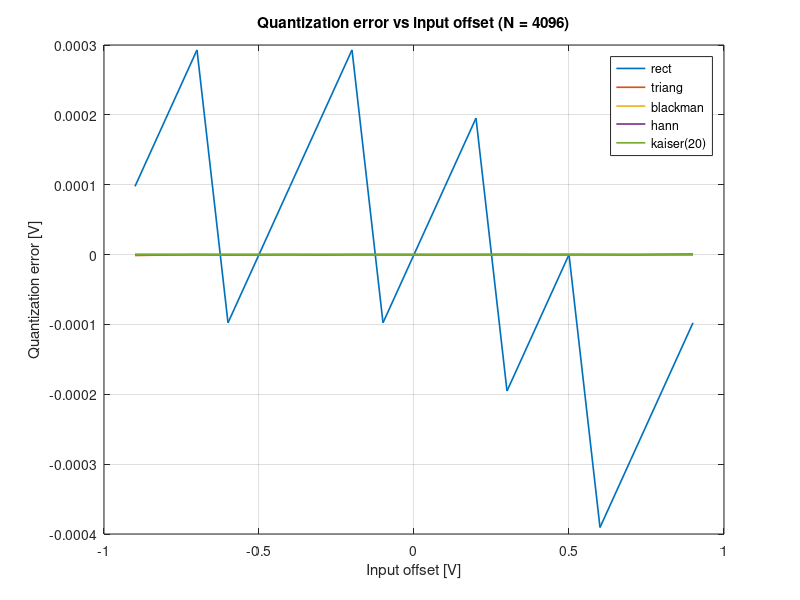
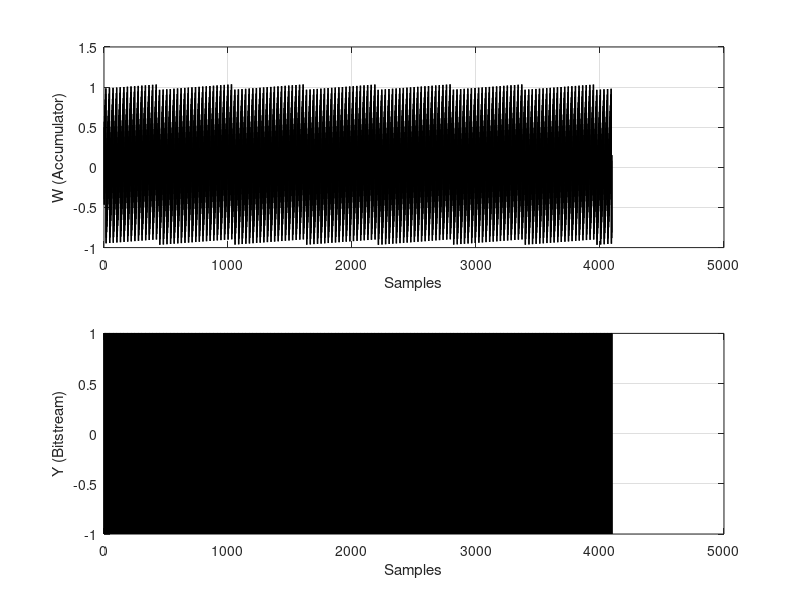
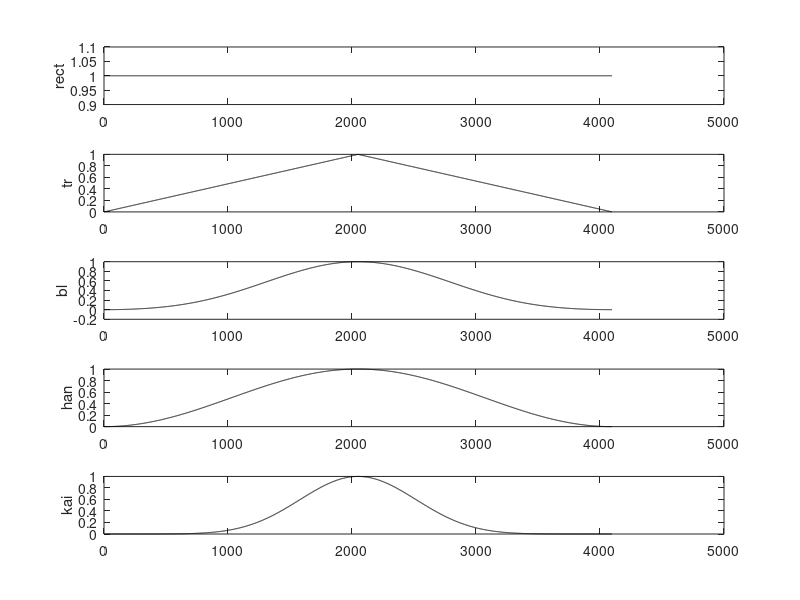
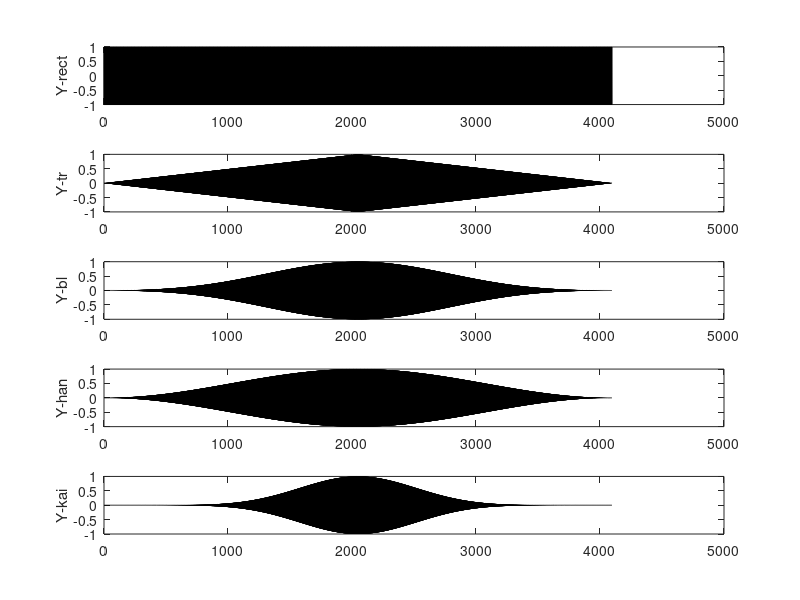

Reproduce these figures in MATLAB, in order.
clear
close all;
clc;
format long;

%%% [MOD] === Exercise 2: FIR filtering of the bitstream ====================
%%% [MOD] We sweep (a) filter length, (b) input offset, and report the
%%% [MOD] quantization error  q_err = filtered_avg - true_offset  per filter.

%%% [MOD] (a) First: a single representative run with a fixed offset and
%%% [MOD]     window_size, exactly matching the original script structure,
%%% [MOD]     plus an added quantization-error line.

% Input signal definition
nr_points = 4096;                 %%% [MOD] longer run -> more bits to filter
offset    = 34.6e-3
in        = offset*(ones(1,nr_points));

% Pre-allocates and initializes array variables
w=zeros(1,nr_points);
y=zeros(1,nr_points);
w(1)=0.5;
y(1)=1;

% The main loop simulating the accumulator and the quantizer
%************************************************************************
for a = 2:nr_points
    w(a) = w(a-1) + in(a-1) - y(a-1);
    y(a) = sign(w(a));
end
%************************************************************************

% Displays the output values
%************************************************************************
    figure(1);
    subplot(2,1,1); plot(w,'k','LineWidth',1);
    xlabel('Samples'); ylabel('W (Accumulator)'); grid;
    subplot(2,1,2); plot(y,'k','LineWidth',1);
    xlabel('Samples'); ylabel('Y (Bitstream)'); grid;
%************************************************************************

% Filter definitions
%************************************************************************
% The length of the filter
window_size = nr_points

% Rectangular filter
rect_filt = ones(1,window_size)';
% Triangular filter
tr_filt = window(@triang,window_size);
% Blackman filter
bl_filt = window(@blackman,window_size);
% Hann filter
han_filt = window(@hann,window_size);
% Kaiser filter
kai_filt = window(@kaiser,window_size,20);

% Plot the time-domain value of the filters
%************************************************************************
figure(2);
subplot(5,1,1);plot(rect_filt,'k');ylabel('rect');
subplot(5,1,2);plot(tr_filt,'k');ylabel('tr');
subplot(5,1,3);plot(bl_filt,'k');ylabel('bl');
subplot(5,1,4);plot(han_filt,'k');ylabel('han');
subplot(5,1,5);plot(kai_filt,'k');ylabel('kai');

% Applying the filter to the modulator output
%************************************************************************
y_rect_filt = y'.*rect_filt;
y_tr_filt   = y'.*tr_filt;
y_bl_filt   = y'.*bl_filt;
y_han_filt  = y'.*han_filt;
y_kai_filt  = y'.*kai_filt;

% Plot the time-domain filtered signal
%************************************************************************
figure(3);
subplot(5,1,1);plot(y_rect_filt,'k');ylabel('Y-rect');
subplot(5,1,2);plot(y_tr_filt,'k');ylabel('Y-tr');
subplot(5,1,3);plot(y_bl_filt,'k');ylabel('Y-bl');
subplot(5,1,4);plot(y_han_filt,'k');ylabel('Y-han');
subplot(5,1,5);plot(y_kai_filt,'k');ylabel('Y-kai');

% Calculate the average value after filtering
disp('The average value of the input signal after filtering:');
disp('------------------------------------------------------');
disp('Rectangular filter:');
y_avg_rect = sum(y_rect_filt)/sum(rect_filt)
disp('Triangular (Sinc^2) filter:');
y_avg_tr   = sum(y_tr_filt)/sum(tr_filt)
disp('Blackman filter:');
y_avg_bl   = sum(y_bl_filt)/sum(bl_filt)
disp('Hann filter:');
y_avg_han  = sum(y_han_filt)/sum(han_filt)
disp('Kaiser filter:');
y_avg_kai  = sum(y_kai_filt)/sum(kai_filt)

%%% [MOD] Quantization error per filter (filtered_avg - true_offset)
disp('---- Quantization error (filtered_avg - true_offset) ----');
qerr_rect = y_avg_rect - offset
qerr_tr   = y_avg_tr   - offset
qerr_bl   = y_avg_bl   - offset
qerr_han  = y_avg_han  - offset
qerr_kai  = y_avg_kai  - offset

%%% [MOD] === (b) Sweep filter length: how does q_err scale with N? =========
fprintf('\n[Filter-length sweep, offset = %g V]\n', offset);
fprintf('  N        rect          tr           bl           han          kai\n');
fprintf(' -----   ----------   ----------   ----------   ----------   ----------\n');
N_list = [16 64 256 1024 4096];
for N = N_list
    if N > nr_points,  continue,  end
    yN = y(1:N);
    rf = ones(1,N)';
    tf = window(@triang,N);
    bf = window(@blackman,N);
    hf = window(@hann,N);
    kf = window(@kaiser,N,20);
    e_rect = sum(yN'.*rf)/sum(rf) - offset;
    e_tr   = sum(yN'.*tf)/sum(tf) - offset;
    e_bl   = sum(yN'.*bf)/sum(bf) - offset;
    e_han  = sum(yN'.*hf)/sum(hf) - offset;
    e_kai  = sum(yN'.*kf)/sum(kf) - offset;
    fprintf(' %5d   %+9.6f    %+9.6f    %+9.6f    %+9.6f    %+9.6f\n', ...
            N, e_rect, e_tr, e_bl, e_han, e_kai);
end

%%% [MOD] === (c) Sweep DC offset over [-1, 1] V ============================
%%% [MOD] For each offset, simulate fresh and compute q_err for each filter
fprintf('\n[Input-offset sweep,  N = %d]\n', nr_points);
fprintf('  offset      rect         tr          bl          han         kai\n');
fprintf(' --------   ----------   ----------   ----------   ----------   ----------\n');
off_list = -0.9:0.1:0.9;
N        = nr_points;
rf = ones(1,N)';
tf = window(@triang,N);
bf = window(@blackman,N);
hf = window(@hann,N);
kf = window(@kaiser,N,20);
err_table = zeros(length(off_list),5);
for k = 1:length(off_list)
    off_k = off_list(k);
    in_k  = off_k*ones(1,N);
    wk = zeros(1,N);  yk = zeros(1,N);  wk(1)=0; yk(1)=1;
    for a = 2:N
        wk(a) = wk(a-1) + in_k(a-1) - yk(a-1);
        yk(a) = sign(wk(a));
    end
    e_rect = sum(yk'.*rf)/sum(rf) - off_k;
    e_tr   = sum(yk'.*tf)/sum(tf) - off_k;
    e_bl   = sum(yk'.*bf)/sum(bf) - off_k;
    e_han  = sum(yk'.*hf)/sum(hf) - off_k;
    e_kai  = sum(yk'.*kf)/sum(kf) - off_k;
    err_table(k,:) = [e_rect e_tr e_bl e_han e_kai];
    fprintf(' %+6.2f    %+9.6f    %+9.6f    %+9.6f    %+9.6f    %+9.6f\n', ...
            off_k, e_rect, e_tr, e_bl, e_han, e_kai);
end

figure(4);
plot(off_list, err_table, 'LineWidth',1.2); grid on;
xlabel('Input offset [V]'); ylabel('Quantization error [V]');
legend('rect','triang','blackman','hann','kaiser(20)');
title(sprintf('Quantization error vs input offset (N = %d)', N));
saveas(gcf,'results/MOD1_filt_errVsOffset.png');
